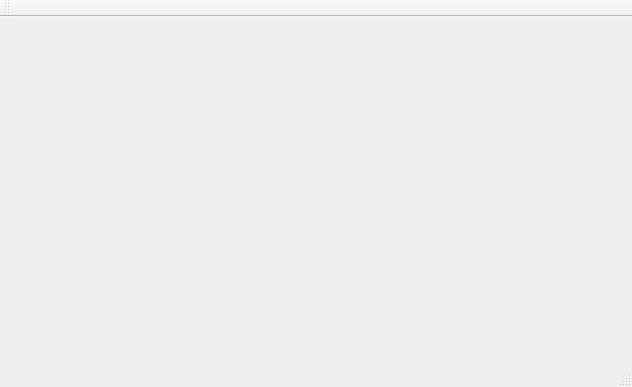
<?xml version="1.0" encoding="UTF-8"?>
<ui version="4.0">
 <class>MainWindow</class>
 <widget class="QMainWindow" name="MainWindow">
  <property name="geometry">
   <rect>
    <x>0</x>
    <y>0</y>
    <width>632</width>
    <height>387</height>
   </rect>
  </property>
  <property name="windowTitle">
   <string>testdroptoimageeffect</string>
  </property>
  <widget class="QWidget" name="centralWidget">
   <widget class="QQtWidget" name="widget" native="true">
    <property name="geometry">
     <rect>
      <x>70</x>
      <y>70</y>
      <width>120</width>
      <height>80</height>
     </rect>
    </property>
   </widget>
   <widget class="QQtWidget" name="widget_2" native="true">
    <property name="geometry">
     <rect>
      <x>280</x>
      <y>70</y>
      <width>120</width>
      <height>80</height>
     </rect>
    </property>
   </widget>
  </widget>
  <widget class="QMenuBar" name="menuBar">
   <property name="geometry">
    <rect>
     <x>0</x>
     <y>0</y>
     <width>632</width>
     <height>22</height>
    </rect>
   </property>
  </widget>
  <widget class="QToolBar" name="mainToolBar">
   <attribute name="toolBarArea">
    <enum>TopToolBarArea</enum>
   </attribute>
   <attribute name="toolBarBreak">
    <bool>false</bool>
   </attribute>
  </widget>
  <widget class="QStatusBar" name="statusBar"/>
 </widget>
 <layoutdefault spacing="6" margin="11"/>
 <customwidgets>
  <customwidget>
   <class>QQtWidget</class>
   <extends>QWidget</extends>
   <header location="global">qqtwidget.h</header>
   <container>1</container>
  </customwidget>
 </customwidgets>
 <resources/>
 <connections/>
</ui>
